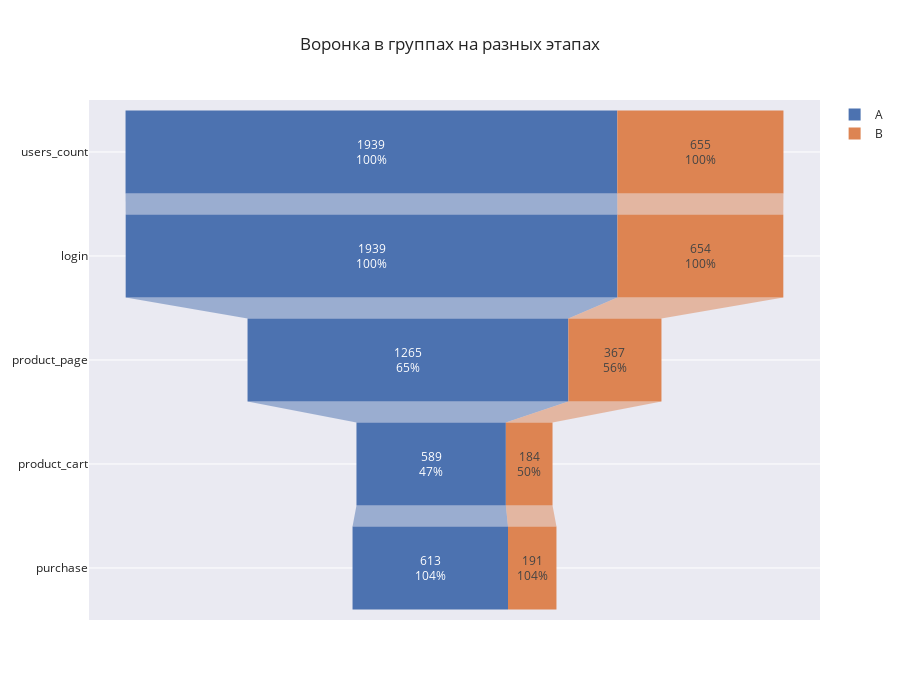

Write notebook code for a chart like this one.
### Markdown cell above
**Теперь с помощью воронки посмотрим на конверсию:**

### Code cell
fig = go.Figure()

fig.add_trace(go.Funnel(
    name = 'A',
    y = events_funnel.index,
    x = events_funnel['A'],
    hoverinfo = "y",
    textinfo = "value+percent previous"))

fig.add_trace(go.Funnel(
    name = 'B',
    y = events_funnel.index,
    x = events_funnel['B'],
    hoverinfo = "y",
    textinfo = "value+percent previous"))

fig.update_layout(title_text='Воронка в группах на разных этапах',
                  height=700
)
fig.show()

### Figure 1 — Plotly figure (JSON) as saved in the notebook; plotly's stock layout.template omitted (floating-point values rounded to 4 significant figures)
{"data": [{"hoverinfo": "y", "name": "A", "textinfo": "value+percent previous", "type": "funnel", "x": [1939, 1939, 1265, 589, 613], "y": ["users_count", "login", "product_page", "product_cart", "purchase"]}, {"hoverinfo": "y", "name": "B", "textinfo": "value+percent previous", "type": "funnel", "x": [655, 654, 367, 184, 191], "y": ["users_count", "login", "product_page", "product_cart", "purchase"]}], "layout": {"height": 700, "title": {"text": "Воронка в группах на разных этапах"}}}
